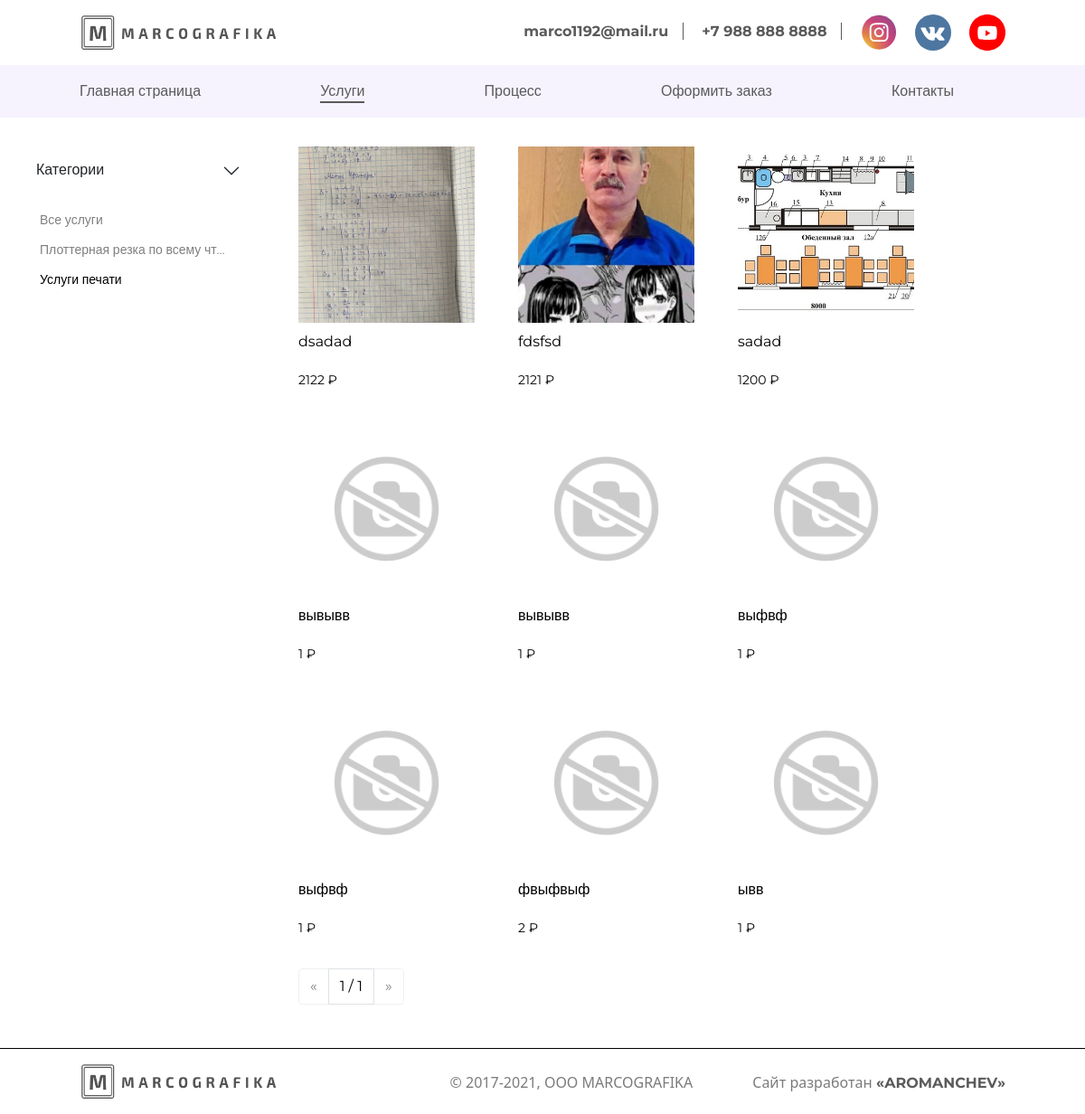
Screenshot of /service/dsadaddsa/ with the database file from the repository.
### availability/models.py (models this page shows, shortened)
class Category(models.Model):
    name = models.CharField(max_length=200, db_index=True)
    slug = models.SlugField(max_length=200, db_index=True, unique=True)
    class Meta:
        ordering = ('name',)
        verbose_name = 'Категория'
        verbose_name_plural = 'Категории'
    def get_absolute_url(self):
        return reverse('availability:product_list_by_category',
                        args=[self.slug])

class Product(models.Model):
    category = models.ForeignKey(Category, related_name='products', on_delete=models.CASCADE)
    name = models.CharField(max_length=200, db_index=True)
    slug = models.SlugField(max_length=200, db_index=True)
    image = models.ImageField(upload_to='products/%Y/%m/%d', blank=True)
    description = models.TextField(blank=True)
    price = models.IntegerField()
    available = models.BooleanField(default=True)
    created = models.DateTimeField(auto_now_add=True)
    updated = models.DateTimeField(auto_now=True)
    class Meta:
        ordering = ('name',)
        verbose_name = 'Услуги'
        verbose_name_plural = 'Услуги'
        index_together = (('id', 'slug'),)
    def get_absolute_url(self):
        return reverse('availability:product_detail',
                        args=[self.id, self.slug])

### availability/views.py (the view, shortened to what this page needs)
def product_list(request, category_slug=None):
    category = None
    categories = Category.objects.all()
    products = Product.objects.filter(available=True)
    paginator = Paginator(products, 16)
    page = request.GET.get('page')
    if category_slug:
        category = get_object_or_404(Category, slug=category_slug)
        products = products.filter(category=category)
        paginator = Paginator(products, 16)
        try:
            products = paginator.page(page)
        except PageNotAnInteger:
            products = paginator.page(1)
        except EmptyPage:
            products = paginator.page(paginator.num_pages)
    return render(request,
                  'availability/availability.html',
                  {'category': category,
                   'categories': categories,
                   'products': products})

### availability/templates/availability/availability.html (shortened to what this page needs)
{% extends 'main/index.html' %} {% load static %}
{%block styles%}
<link rel="stylesheet" type="text/css" href="{% static 'css/service.css' %}" />
{%endblock%}
{% block content %}
<div class="wrapper service">
    <div class="categories_filter">
        <div class="accordion accordion-flush" id="accordionFlushExample">
            <div class="accordion-item">
                <h2 class="accordion-header" id="flush-headingOne">
                    <button class="accordion-button collapsed" type="button" data-bs-toggle="collapse"
                        data-bs-target="#flush-collapseOne" aria-expanded="false" aria-controls="flush-collapseOne">
                        Категории
                    </button>
                </h2>
                <div id="flush-collapseOne" class="accordion-collapse collapse show" aria-labelledby="flush-headingOne"
                    data-bs-parent="#accordionFlushExample">
                    <div class="accordion-body">
                        <div class="category_menu">
                            <ul>
                                <li {% if not category %} class="selected" {% endif %} title="Все услуги">
                                    <a href="{% url "availability:product_list" %}">Все услуги</a>
                                </li>
                                {% for c in categories %}
                                <li {% if category.slug == c.slug %} class="selected" {% endif %} title={{ c.name }}>
                                    <a href="{{ c.get_absolute_url }}">{{ c.name }}</a>
                                </li>
                                {% endfor %}
                            </ul>
                        </div>
                    </div>
                </div>
            </div>
        </div>
    </div>
    <div class="product-list">
        {% for product in products %}
        <div class="item">
            <a href="{{ product.get_absolute_url }}">
                <img src="{% if product.image %}{{ product.image.url }}{% else %}../../../../../static/media/icons/no_photo.png {% endif %}"
                    width="256" height="256" alt="product-image">
                <p data-bs-toggle="tooltip" data-bs-placement="top" title="{{ product.name }}">{{ product.name }}</p>
                <span>{{ product.price }} ₽</span>
            </a>
        </div>
        {% endfor %}
        {% include "./pagination.html" with page=products %}
    </div>
</div>
{% endblock %}
{%block footer%}
<footer class="service">
    <div class="footer__container">
        <div class="container__content">
            <div class="content">
                <a href="{%url 'index' %}">
                    <img src={% static "media/icons/logo.png" %} alt="logo" width="220" height="40" />
                </a>
                <span class="date">© 2017-2021, OOO MARCOGRAFIKA</span>
                <span>Сайт разработан <a href>«AROMANCHEV»</a></span>
            </div>
        </div>
    </div>
</footer>
{%endblock%}

### static/css/index.css (style rules this page uses)
body { margin: 0; font-family: 'Montserrat', sans-serif; overflow-x: hidden; }
a,p,h1,h2,h3,li { font-family: 'Montserrat', sans-serif; }
ul { padding: 0 !important; }
a { text-decoration: none !important; color: black !important; font-size: 16px; cursor: pointer; line-height: 26px; display: inline-block; }
footer { border-top: 1px solid black; padding: 16px 0; }
footer { margin-top: 950px; }
.footer__container { max-width: 1200px; margin: 0 auto; position: relative; }
.container__content .content span { top: 9px; display: block; color: #5a5a5a; position: absolute; right: 0; opacity: 0.8; }
.container__content .content { display: flex; flex-wrap: wrap; }
.container__content .content span a { font-weight: bold; opacity: 0.8; }
.content .date { left: 40%; }
@media screen and (max-width: 1200px) and (min-width: 1024px) { .footer__container { max-width: 1024px; } }

### static/css/service.css (style rules this page uses)
.wrapper.service { margin: 32px 0; display: flex; }
.accordion-button::after { position: relative; top: 1px; left: 8px; }
.accordion-body li { list-style: none; }
.accordion-button { padding: 16px; }
.accordion-item { border: 1px solid #f6f3ff; }
.category_menu a { max-width: 210px; text-overflow: ellipsis; overflow: hidden; white-space: nowrap; font-size: 14px; opacity: .5; }
.category_menu li.selected a { opacity: 1; }
.categories_filter { width: 250px; margin-left: 24px; margin-right: 56px; }
.accordion-flush { width: 250px; }
.product-list .item a { display: block; }
.product-list { max-width: 1200px; display: flex; flex-wrap: wrap; }
.product-list .item img { object-fit: cover; margin-bottom: 8px; transition: .5s; }
.product-list .item { margin-right: 56px; margin-bottom: 32px; max-width: 256px; }
.product-list .item p { max-width: 256px; text-overflow: ellipsis; overflow: hidden; white-space: nowrap; }
.product-list .item:nth-child(4n + 4) { margin-right: 0px; }
.product-list .item span { font-size: 14px; }
footer.service { margin-top: 0; }
@media screen and (max-width: 1380px) and (min-width: 1200px) { .product-list .item img { max-width: 180px; max-height: 180px; } }
@media screen and (max-width: 1380px) and (min-width: 1200px) { .product-list .item { margin-right: 48px; margin-bottom: 32px; } }
@media screen and (max-width: 1380px) and (min-width: 1200px) { .product-list .item p { max-width: 195px; } }
@media screen and (max-width: 1200px) and (min-width: 1024px) { .product-list .item img { max-width: 195px; max-height: 195px; } }
@media screen and (max-width: 1200px) and (min-width: 1024px) { .product-list .item { margin-right: 48px; margin-bottom: 32px; } }
@media screen and (max-width: 1200px) and (min-width: 1024px) { .product-list .item:nth-child(4n + 4) { margin-right: 48px; } }
@media screen and (max-width: 1200px) and (min-width: 1024px) { .product-list .item p { max-width: 195px; } }
@media screen and (max-width: 1200px) and (min-width: 1024px) { .product-list .item:nth-child(3n + 3) { margin-right: 0px; } }

### rows the page displays
Category: name "Плоттерная резка по всему чт…"
Category: name "Услуги печати"
Product: image (picture), name "dsadad", price "2122"
Product: image (picture), name "fdsfsd", price "2121"
Product: image (picture), name "sadad", price "1200"
Product: name "вывывв", price "1"
Product: name "вывывв", price "1"
Product: image (placeholder picture), name "выфвф", price "1"
Product: name "выфвф", price "1"
Product: name "фвыфвыф", price "2"
Product: name "ывв", price "1"

### other values shown
{{ page.number }} "1"
{{ page.paginator.num_pages }} "1"
